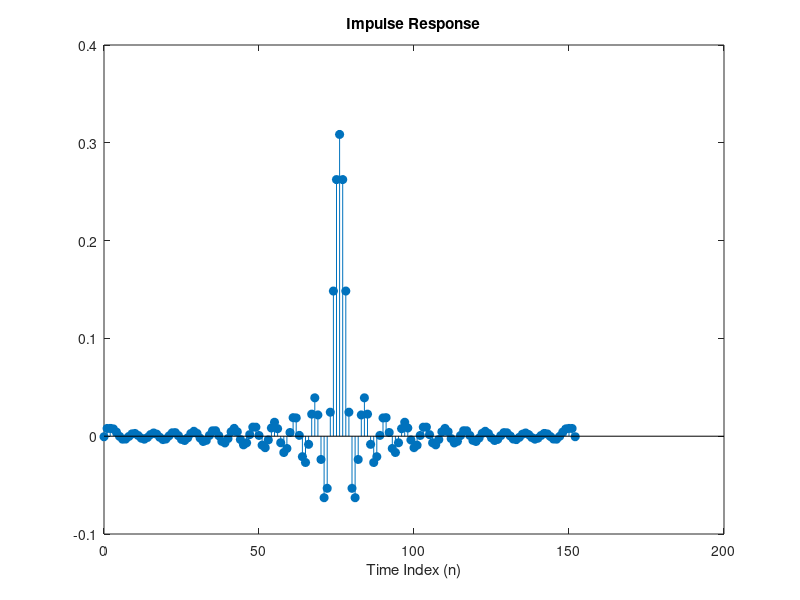
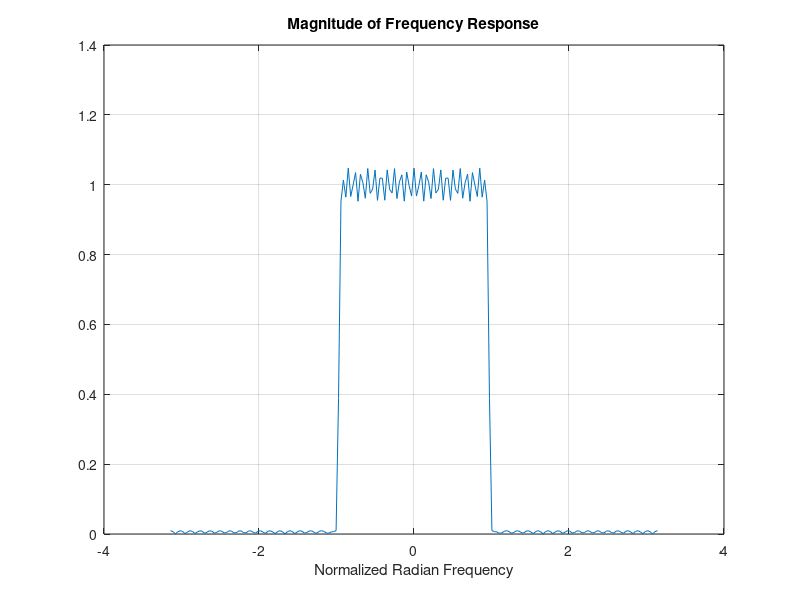
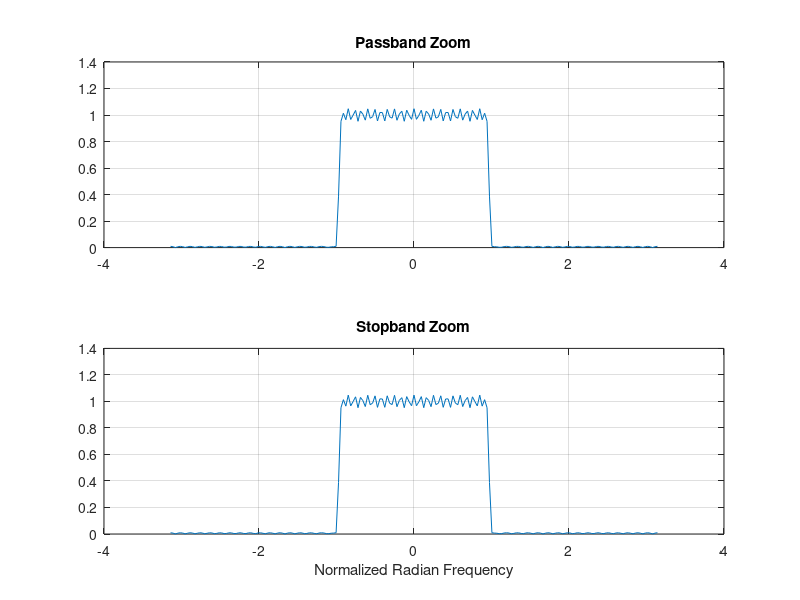
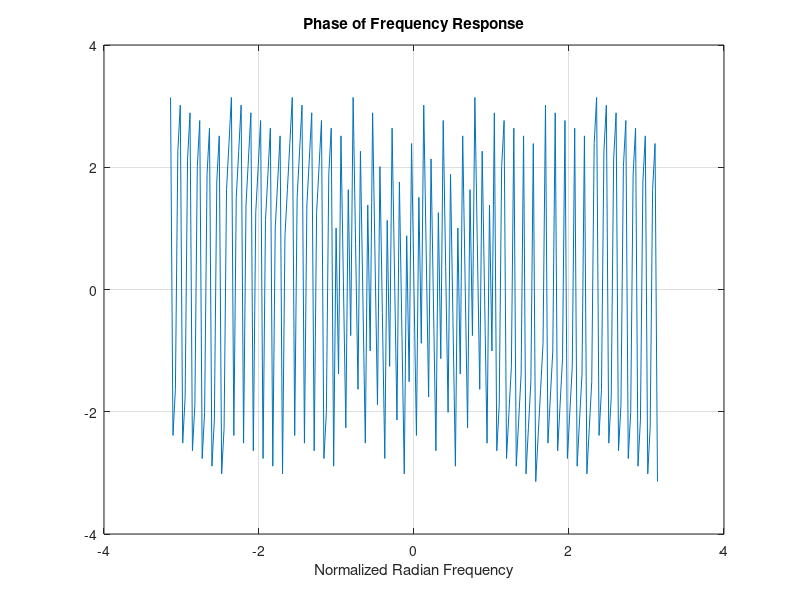

Here is the MATLAB script that generated these plots, in order:
%PART A
F = [0.3 0.32];
A = [1 0];
DEV = [0.05 0.01];
[N, Fo, Ao, W] = firpmord(F, A, DEV);
%order is N = 146, but this didn't work in part C. Increase by 2
B = firpm(N+2, Fo, Ao, W);
%filter coefficients are in B

%PART B
nn = 1:length(B);
stem(nn-1, B(nn), 'filled')
xlabel('Time Index (n)')
title('Impulse Response')

%PART C
figure
ww = -pi:(pi/100):pi; 
H = freqz(B, 1, ww); 
plot(ww, abs(H)), grid on %entire plot
xlabel('Normalized Radian Frequency')
title('Magnitude of Frequency Response')
figure
subplot(211)
plot(ww, abs(H)), grid on %to zoom on passband
title('Passband Zoom')
subplot(212)
plot(ww, abs(H)), grid on %to zoom on stopband
title('Stopband Zoom')
xlabel('Normalized Radian Frequency')

%PART E
figure
plot(ww, angle(H)), grid on
xlabel('Normalized Radian Frequency')
title('Phase of Frequency Response')

